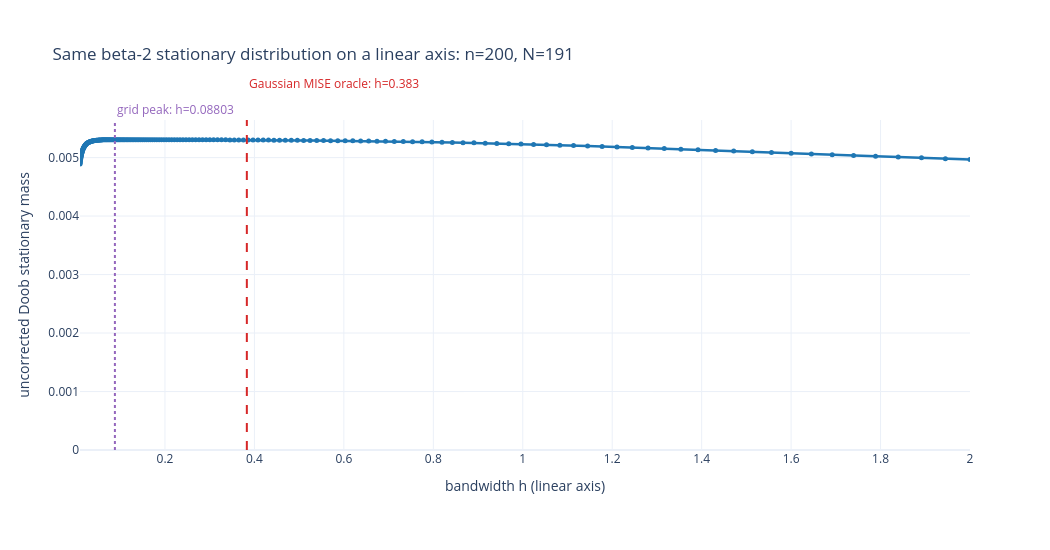

The notebook cell this image was saved under:
### Markdown cell above
### Linear-axis comparison

The following figure repeats the same Doob stationary distribution, selected grid peak, and Gaussian MISE oracle using a linear bandwidth axis.

### Code cell
stationary_example_linear_figure = go.Figure(
    stationary_example_uncorrected_figure
)
stationary_example_linear_figure.layout.annotations[0].update(
    x=stationary_example_peak_h,
    y=1.0,
    xref="x",
    yref="paper",
    xanchor="left",
)
stationary_example_linear_figure.layout.annotations[1].update(
    x=stationary_example_oracle_h,
    y=1.08,
    xref="x",
    yref="paper",
    xanchor="left",
)
stationary_example_linear_figure.update_xaxes(
    title_text="bandwidth h (linear axis)",
    type="linear",
    range=[stationary_example_h_min, stationary_example_h_max],
)
stationary_example_linear_figure.update_layout(
    title=(
        "Same beta-2 stationary distribution on a linear axis: "
        f"n={stationary_example_n}, N={stationary_example_N}"
    ),
    margin=dict(t=120, b=100),
)
stationary_example_linear_figure.show()

### Figure 1 — Plotly figure (JSON) as saved in the notebook; plotly's stock layout.template omitted (floating-point values rounded to 4 significant figures; data arrays with more than 128 entries replaced by an {"elided": "..."} marker saying what was removed)
{"data": [{"hovertemplate": "geometric grid<br>h=%{x:.6g}<br>stationary mass=%{y:.6g}<extra></extra>", "line": {"color": "#1f77b4", "width": 2.5}, "marker": {"size": 5}, "mode": "lines+markers", "name": "geometric grid", "type": "scatter", "x": {"elided": "191 float values"}, "y": {"elided": "191 float values"}}], "layout": {"annotations": [{"font": {"color": "#9467bd"}, "showarrow": false, "text": "grid peak: h=0.08803", "x": 0.08803, "xanchor": "left", "xref": "x", "y": 1, "yanchor": "bottom", "yref": "paper"}, {"font": {"color": "#d62728"}, "showarrow": false, "text": "Gaussian MISE oracle: h=0.383", "x": 0.383, "xanchor": "left", "xref": "x", "y": 1.08, "yanchor": "bottom", "yref": "paper"}], "height": 550, "margin": {"b": 100, "t": 120}, "shapes": [{"line": {"color": "#9467bd", "dash": "dot", "width": 2}, "type": "line", "x0": 0.08803, "x1": 0.08803, "xref": "x", "y0": 0, "y1": 1, "yref": "y domain"}, {"line": {"color": "#d62728", "dash": "dash", "width": 2}, "type": "line", "x0": 0.383, "x1": 0.383, "xref": "x", "y0": 0, "y1": 1, "yref": "y domain"}], "showlegend": false, "title": {"text": "Same beta-2 stationary distribution on a linear axis: n=200, N=191"}, "width": 1050, "xaxis": {"range": [0.01, 2], "title": {"text": "bandwidth h (linear axis)"}, "type": "linear"}, "yaxis": {"rangemode": "tozero", "title": {"text": "uncorrected Doob stationary mass"}}}}
